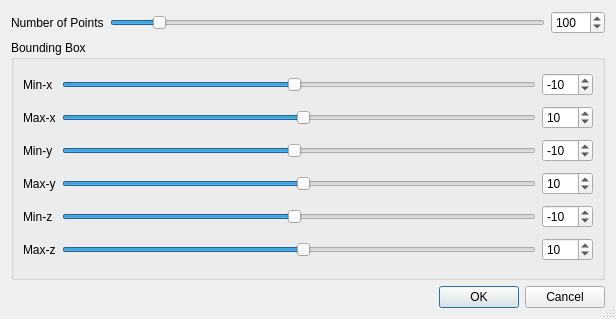
<?xml version="1.0" encoding="UTF-8"?>
<ui version="4.0">
 <class>Dialog_random_points</class>
 <widget class="QDialog" name="Dialog_random_points">
  <property name="geometry">
   <rect>
    <x>0</x>
    <y>0</y>
    <width>616</width>
    <height>319</height>
   </rect>
  </property>
  <property name="sizePolicy">
   <sizepolicy hsizetype="Preferred" vsizetype="Fixed">
    <horstretch>0</horstretch>
    <verstretch>0</verstretch>
   </sizepolicy>
  </property>
  <property name="minimumSize">
   <size>
    <width>350</width>
    <height>300</height>
   </size>
  </property>
  <property name="maximumSize">
   <size>
    <width>16777215</width>
    <height>319</height>
   </size>
  </property>
  <property name="windowTitle">
   <string>Generate Random Points</string>
  </property>
  <property name="sizeGripEnabled">
   <bool>true</bool>
  </property>
  <property name="modal">
   <bool>true</bool>
  </property>
  <layout class="QGridLayout" name="gridLayout_2">
   <item row="0" column="1">
    <widget class="QSlider" name="horizontalSlider_random_points_points_num">
     <property name="minimum">
      <number>1</number>
     </property>
     <property name="maximum">
      <number>1000</number>
     </property>
     <property name="value">
      <number>100</number>
     </property>
     <property name="orientation">
      <enum>Qt::Horizontal</enum>
     </property>
    </widget>
   </item>
   <item row="0" column="0">
    <widget class="QLabel" name="label">
     <property name="text">
      <string>Number of Points</string>
     </property>
    </widget>
   </item>
   <item row="0" column="2">
    <widget class="QSpinBox" name="spinBox_random_points_points_num">
     <property name="minimum">
      <number>1</number>
     </property>
     <property name="maximum">
      <number>1000</number>
     </property>
     <property name="value">
      <number>100</number>
     </property>
    </widget>
   </item>
   <item row="1" column="0" colspan="3">
    <widget class="QGroupBox" name="groupBox">
     <property name="title">
      <string>Bounding Box</string>
     </property>
     <layout class="QGridLayout" name="gridLayout">
      <item row="2" column="1">
       <widget class="QSlider" name="horizontalSlider_random_points_min_y">
        <property name="minimum">
         <number>-500</number>
        </property>
        <property name="maximum">
         <number>500</number>
        </property>
        <property name="sliderPosition">
         <number>-10</number>
        </property>
        <property name="orientation">
         <enum>Qt::Horizontal</enum>
        </property>
       </widget>
      </item>
      <item row="3" column="0">
       <widget class="QLabel" name="label_4">
        <property name="text">
         <string>Max-y</string>
        </property>
       </widget>
      </item>
      <item row="3" column="1">
       <widget class="QSlider" name="horizontalSlider_random_points_max_y">
        <property name="minimum">
         <number>-500</number>
        </property>
        <property name="maximum">
         <number>500</number>
        </property>
        <property name="sliderPosition">
         <number>10</number>
        </property>
        <property name="orientation">
         <enum>Qt::Horizontal</enum>
        </property>
       </widget>
      </item>
      <item row="4" column="0">
       <widget class="QLabel" name="label_6">
        <property name="text">
         <string>Min-z</string>
        </property>
       </widget>
      </item>
      <item row="0" column="0">
       <widget class="QLabel" name="label_2">
        <property name="text">
         <string>Min-x</string>
        </property>
       </widget>
      </item>
      <item row="1" column="1">
       <widget class="QSlider" name="horizontalSlider_random_points_max_x">
        <property name="minimum">
         <number>-500</number>
        </property>
        <property name="maximum">
         <number>500</number>
        </property>
        <property name="sliderPosition">
         <number>10</number>
        </property>
        <property name="orientation">
         <enum>Qt::Horizontal</enum>
        </property>
       </widget>
      </item>
      <item row="5" column="0">
       <widget class="QLabel" name="label_7">
        <property name="text">
         <string>Max-z</string>
        </property>
       </widget>
      </item>
      <item row="0" column="1">
       <widget class="QSlider" name="horizontalSlider_random_points_min_x">
        <property name="minimum">
         <number>-500</number>
        </property>
        <property name="maximum">
         <number>500</number>
        </property>
        <property name="sliderPosition">
         <number>-10</number>
        </property>
        <property name="orientation">
         <enum>Qt::Horizontal</enum>
        </property>
       </widget>
      </item>
      <item row="1" column="0">
       <widget class="QLabel" name="label_3">
        <property name="text">
         <string>Max-x</string>
        </property>
       </widget>
      </item>
      <item row="2" column="0">
       <widget class="QLabel" name="label_5">
        <property name="text">
         <string>Min-y</string>
        </property>
       </widget>
      </item>
      <item row="4" column="1">
       <widget class="QSlider" name="horizontalSlider_random_points_min_z">
        <property name="minimum">
         <number>-500</number>
        </property>
        <property name="maximum">
         <number>500</number>
        </property>
        <property name="sliderPosition">
         <number>-10</number>
        </property>
        <property name="orientation">
         <enum>Qt::Horizontal</enum>
        </property>
       </widget>
      </item>
      <item row="5" column="1">
       <widget class="QSlider" name="horizontalSlider_random_points_max_z">
        <property name="minimum">
         <number>-500</number>
        </property>
        <property name="maximum">
         <number>500</number>
        </property>
        <property name="sliderPosition">
         <number>10</number>
        </property>
        <property name="orientation">
         <enum>Qt::Horizontal</enum>
        </property>
       </widget>
      </item>
      <item row="0" column="2">
       <widget class="QSpinBox" name="spinBox_random_points_min_x">
        <property name="minimum">
         <number>-505</number>
        </property>
        <property name="maximum">
         <number>500</number>
        </property>
        <property name="value">
         <number>-10</number>
        </property>
       </widget>
      </item>
      <item row="1" column="2">
       <widget class="QSpinBox" name="spinBox_random_points_max_x">
        <property name="minimum">
         <number>-500</number>
        </property>
        <property name="maximum">
         <number>500</number>
        </property>
        <property name="value">
         <number>10</number>
        </property>
       </widget>
      </item>
      <item row="2" column="2">
       <widget class="QSpinBox" name="spinBox_random_points_min_y">
        <property name="minimum">
         <number>-500</number>
        </property>
        <property name="maximum">
         <number>500</number>
        </property>
        <property name="value">
         <number>-10</number>
        </property>
       </widget>
      </item>
      <item row="3" column="2">
       <widget class="QSpinBox" name="spinBox_random_points_max_y">
        <property name="minimum">
         <number>-500</number>
        </property>
        <property name="maximum">
         <number>500</number>
        </property>
        <property name="value">
         <number>10</number>
        </property>
       </widget>
      </item>
      <item row="4" column="2">
       <widget class="QSpinBox" name="spinBox_random_points_min_z">
        <property name="minimum">
         <number>-500</number>
        </property>
        <property name="maximum">
         <number>500</number>
        </property>
        <property name="value">
         <number>-10</number>
        </property>
       </widget>
      </item>
      <item row="5" column="2">
       <widget class="QSpinBox" name="spinBox_random_points_max_z">
        <property name="minimum">
         <number>-500</number>
        </property>
        <property name="maximum">
         <number>500</number>
        </property>
        <property name="value">
         <number>10</number>
        </property>
       </widget>
      </item>
     </layout>
    </widget>
   </item>
   <item row="2" column="0" colspan="3">
    <widget class="QDialogButtonBox" name="buttonBox">
     <property name="orientation">
      <enum>Qt::Horizontal</enum>
     </property>
     <property name="standardButtons">
      <set>QDialogButtonBox::Cancel|QDialogButtonBox::Ok</set>
     </property>
    </widget>
   </item>
  </layout>
  <zorder>buttonBox</zorder>
  <zorder>label</zorder>
  <zorder>groupBox</zorder>
  <zorder>horizontalSlider_random_points_points_num</zorder>
  <zorder>spinBox_random_points_points_num</zorder>
 </widget>
 <resources/>
 <connections>
  <connection>
   <sender>buttonBox</sender>
   <signal>accepted()</signal>
   <receiver>Dialog_random_points</receiver>
   <slot>accept()</slot>
   <hints>
    <hint type="sourcelabel">
     <x>248</x>
     <y>254</y>
    </hint>
    <hint type="destinationlabel">
     <x>157</x>
     <y>274</y>
    </hint>
   </hints>
  </connection>
  <connection>
   <sender>buttonBox</sender>
   <signal>rejected()</signal>
   <receiver>Dialog_random_points</receiver>
   <slot>reject()</slot>
   <hints>
    <hint type="sourcelabel">
     <x>316</x>
     <y>260</y>
    </hint>
    <hint type="destinationlabel">
     <x>286</x>
     <y>274</y>
    </hint>
   </hints>
  </connection>
 </connections>
</ui>
